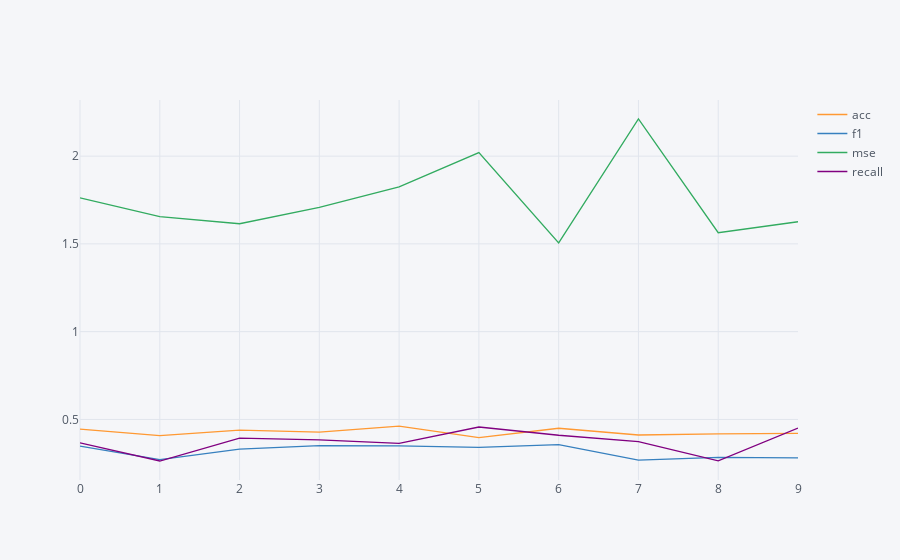
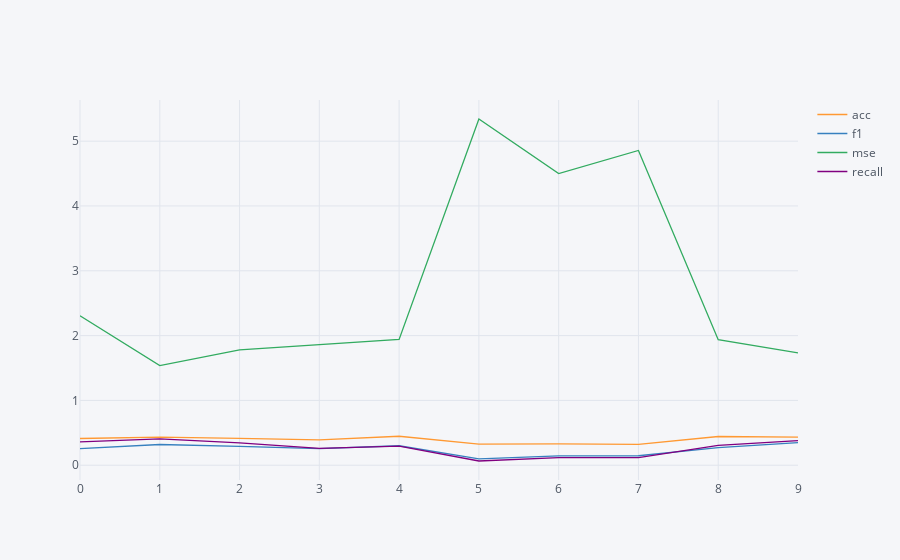

The cell these charts' notebook holds for them, in order:
### Code cell
print('base')
lstm_base_evas.iplot()
print('simplification')
lstm_simpler_evas.iplot()
print('dropout')
lstm_dropout_evas.iplot()
print('dropout 0.2')
lstm_dropout2_evas.iplot()
print('batch normalization')
lstm_bn_evas.iplot()
print('glorot initialization')
lstm_glorot_evas.iplot()
print('glorot initialization without batch normalization')
lstm_glorot_wo_bn_evas.iplot()
print('double lstm')
lstm_double_evas.iplot()
print('convolutional lstm')
lstm_conv_evas.iplot()
print('convolutional 2d lstm')
lstm_conv1d_evas.iplot()
print('bidirectional lstm')
lstm_bidirectional_evas.iplot()

### Figure 1 — Plotly figure (JSON) as saved in the notebook; plotly's stock layout.template omitted (floating-point values rounded to 4 significant figures)
{"data": [{"line": {"color": "rgba(255, 153, 51, 1.0)", "dash": "solid", "shape": "linear", "width": 1.3}, "mode": "lines", "name": "acc", "text": "", "type": "scatter", "uid": "d5e13afe-5d81-4a4b-b6d5-4cbcfad55246", "x": [0, 1, 2, 3, 4, 5, 6, 7, 8, 9], "y": [0.4444, 0.4079, 0.4385, 0.4278, 0.4617, 0.3965, 0.4498, 0.4112, 0.4178, 0.4205]}, {"line": {"color": "rgba(55, 128, 191, 1.0)", "dash": "solid", "shape": "linear", "width": 1.3}, "mode": "lines", "name": "f1", "text": "", "type": "scatter", "uid": "d0ed6ff8-0aa7-43f6-adf9-897c5b1e2925", "x": [0, 1, 2, 3, 4, 5, 6, 7, 8, 9], "y": [0.3479, 0.2714, 0.3305, 0.3505, 0.3489, 0.3411, 0.3569, 0.2685, 0.2837, 0.2804]}, {"line": {"color": "rgba(50, 171, 96, 1.0)", "dash": "solid", "shape": "linear", "width": 1.3}, "mode": "lines", "name": "mse", "text": "", "type": "scatter", "uid": "e3065576-6368-4bd2-baad-f29f6900a024", "x": [0, 1, 2, 3, 4, 5, 6, 7, 8, 9], "y": [1.762, 1.655, 1.615, 1.708, 1.824, 2.02, 1.506, 2.212, 1.564, 1.626]}, {"line": {"color": "rgba(128, 0, 128, 1.0)", "dash": "solid", "shape": "linear", "width": 1.3}, "mode": "lines", "name": "recall", "text": "", "type": "scatter", "uid": "9a6d3c9f-db6b-4ce2-a3d0-15d0243056a2", "x": [0, 1, 2, 3, 4, 5, 6, 7, 8, 9], "y": [0.3669, 0.263, 0.3932, 0.3838, 0.363, 0.4567, 0.4097, 0.3739, 0.2637, 0.4502]}], "layout": {"legend": {"bgcolor": "#F5F6F9", "font": {"color": "#4D5663"}}, "paper_bgcolor": "#F5F6F9", "plot_bgcolor": "#F5F6F9", "title": {"font": {"color": "#4D5663"}}, "xaxis": {"gridcolor": "#E1E5ED", "showgrid": true, "tickfont": {"color": "#4D5663"}, "title": {"font": {"color": "#4D5663"}, "text": ""}, "zerolinecolor": "#E1E5ED"}, "yaxis": {"gridcolor": "#E1E5ED", "showgrid": true, "tickfont": {"color": "#4D5663"}, "title": {"font": {"color": "#4D5663"}, "text": ""}, "zerolinecolor": "#E1E5ED"}}}

### Figure 2 — Plotly figure (JSON) as saved in the notebook; plotly's stock layout.template omitted (floating-point values rounded to 4 significant figures)
{"data": [{"line": {"color": "rgba(255, 153, 51, 1.0)", "dash": "solid", "shape": "linear", "width": 1.3}, "mode": "lines", "name": "acc", "text": "", "type": "scatter", "uid": "9fa9c832-5dfb-40a0-8b9a-a39bb7dde20c", "x": [0, 1, 2, 3, 4, 5, 6, 7, 8, 9], "y": [0.4125, 0.4345, 0.4132, 0.3906, 0.4471, 0.326, 0.33, 0.3227, 0.4438, 0.4345]}, {"line": {"color": "rgba(55, 128, 191, 1.0)", "dash": "solid", "shape": "linear", "width": 1.3}, "mode": "lines", "name": "f1", "text": "", "type": "scatter", "uid": "20324e03-051b-4253-991d-3368a6ff7464", "x": [0, 1, 2, 3, 4, 5, 6, 7, 8, 9], "y": [0.2575, 0.3203, 0.2911, 0.2556, 0.3005, 0.09859, 0.1459, 0.1464, 0.2726, 0.35]}, {"line": {"color": "rgba(50, 171, 96, 1.0)", "dash": "solid", "shape": "linear", "width": 1.3}, "mode": "lines", "name": "mse", "text": "", "type": "scatter", "uid": "062cb96f-92e5-4e94-afe5-27bc5e55e8d2", "x": [0, 1, 2, 3, 4, 5, 6, 7, 8, 9], "y": [2.306, 1.538, 1.779, 1.861, 1.941, 5.342, 4.501, 4.856, 1.936, 1.734]}, {"line": {"color": "rgba(128, 0, 128, 1.0)", "dash": "solid", "shape": "linear", "width": 1.3}, "mode": "lines", "name": "recall", "text": "", "type": "scatter", "uid": "4f447f4d-db4a-4227-931c-e9cad5bb25e1", "x": [0, 1, 2, 3, 4, 5, 6, 7, 8, 9], "y": [0.3611, 0.4057, 0.3461, 0.2612, 0.2937, 0.06542, 0.1176, 0.1176, 0.3078, 0.3792]}], "layout": {"legend": {"bgcolor": "#F5F6F9", "font": {"color": "#4D5663"}}, "paper_bgcolor": "#F5F6F9", "plot_bgcolor": "#F5F6F9", "title": {"font": {"color": "#4D5663"}}, "xaxis": {"gridcolor": "#E1E5ED", "showgrid": true, "tickfont": {"color": "#4D5663"}, "title": {"font": {"color": "#4D5663"}, "text": ""}, "zerolinecolor": "#E1E5ED"}, "yaxis": {"gridcolor": "#E1E5ED", "showgrid": true, "tickfont": {"color": "#4D5663"}, "title": {"font": {"color": "#4D5663"}, "text": ""}, "zerolinecolor": "#E1E5ED"}}}
